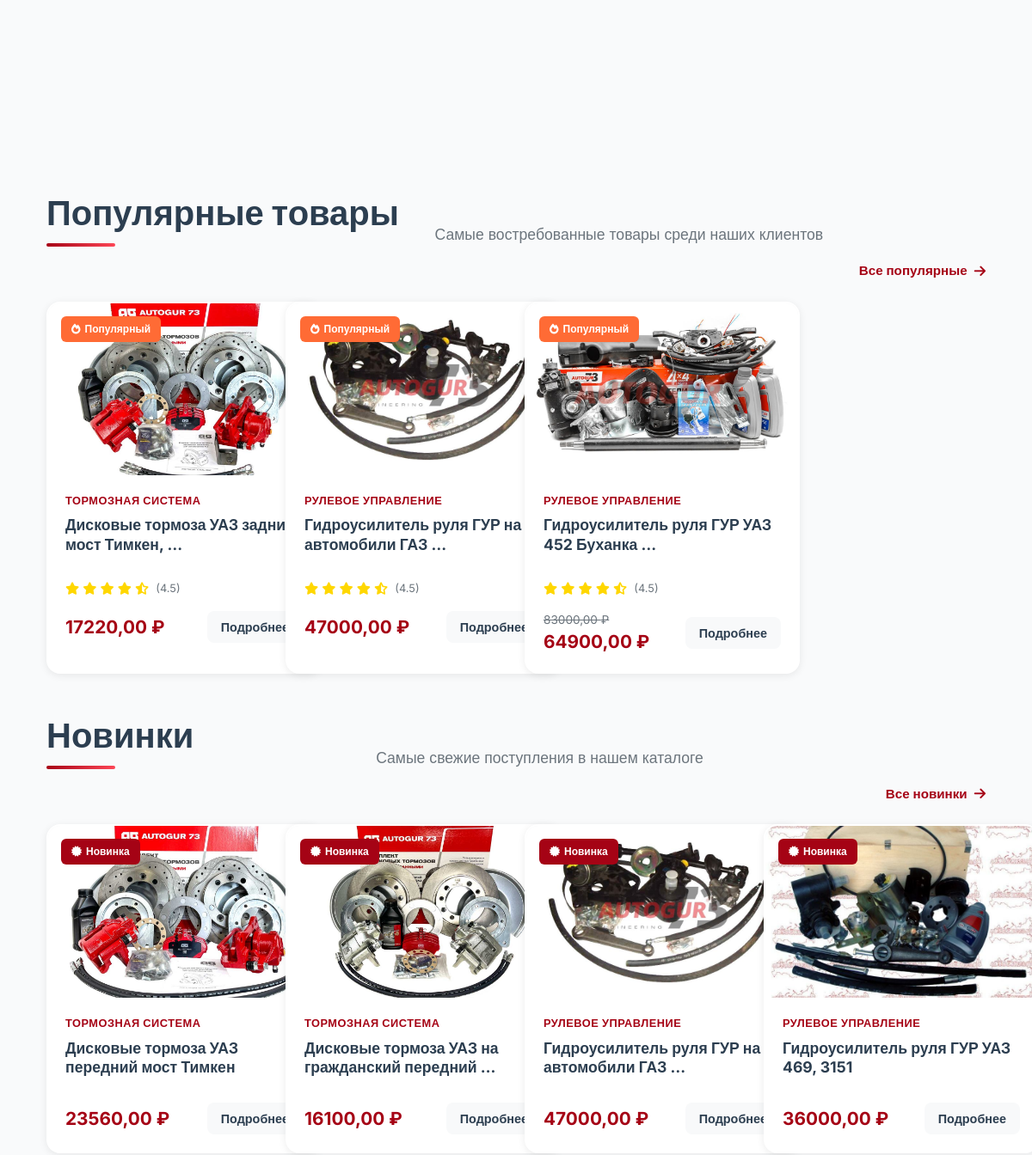
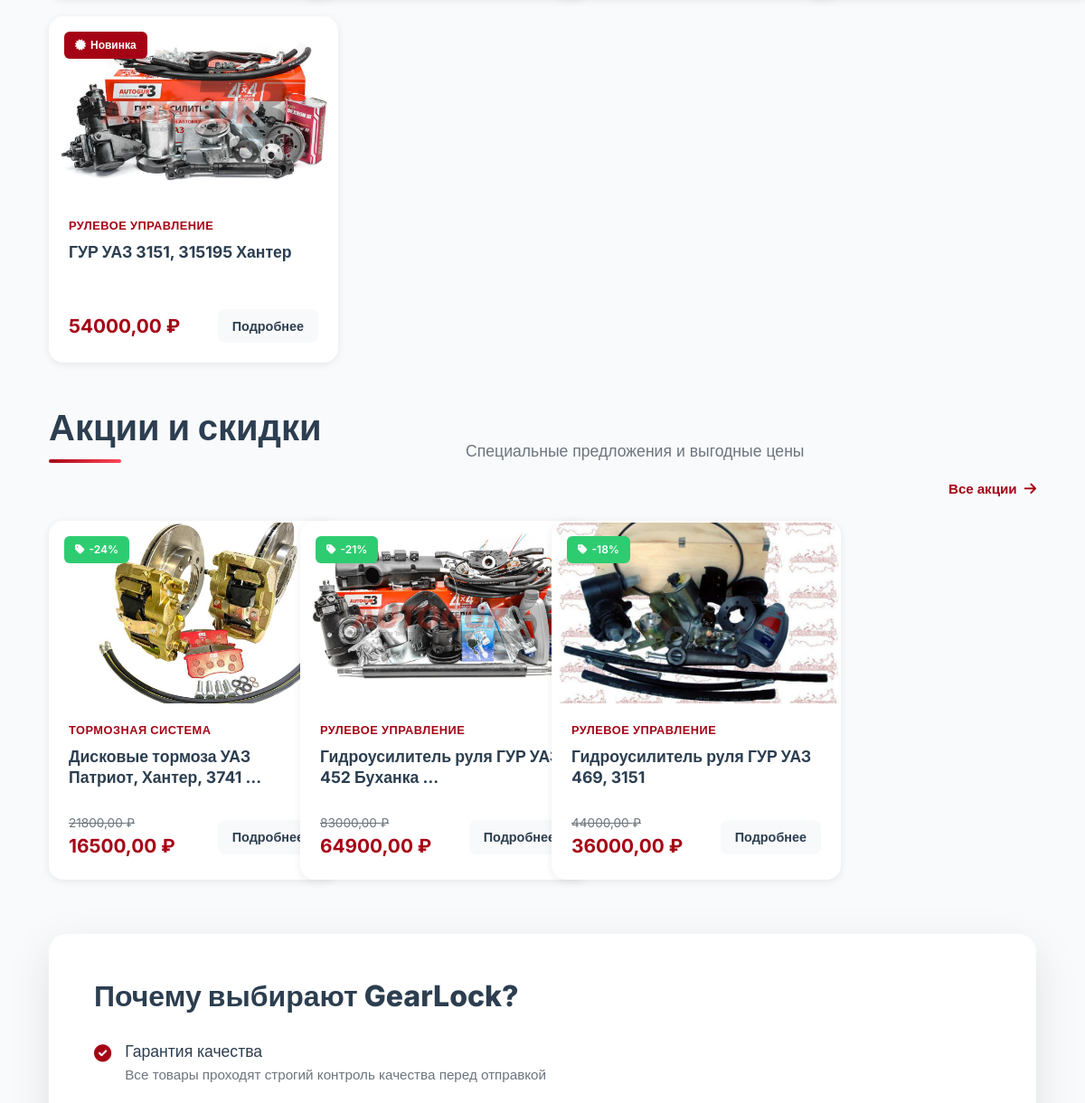
/ (middle part), run on an earlier commit of the app's database (2 pictures, top to bottom).
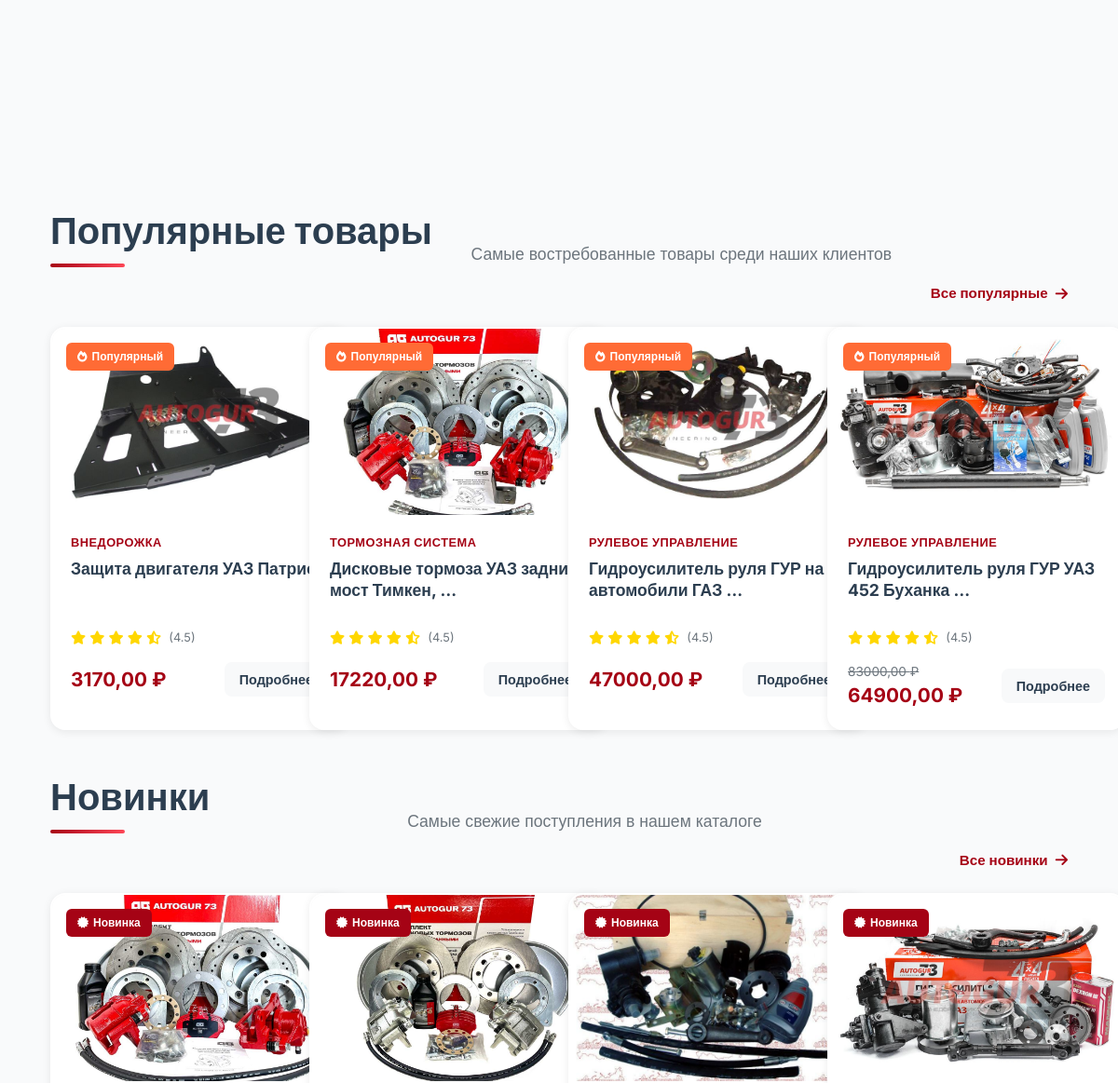
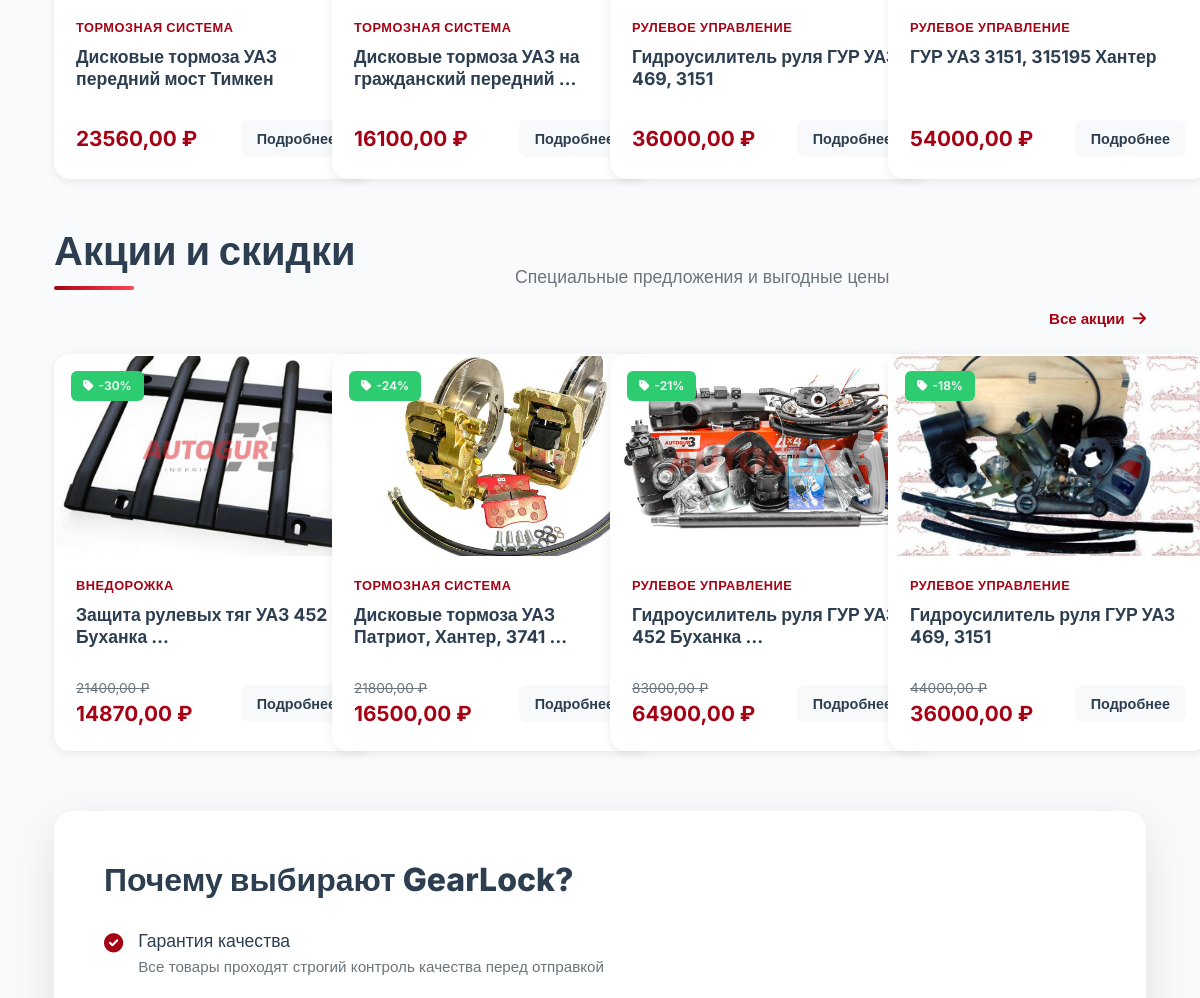
And on a later commit of the database (2 pictures, top to bottom).
### catalog/models.py (models this page shows, shortened)
class Product(models.Model):
    AVAILABILITY_CHOICES = [
        ('in_stock', 'В наличии'),
        ('limited', 'Мало'),
        ('out_of_stock', 'Нет в наличии'),
        ('preorder', 'Под заказ'),
    ]
    name = models.CharField('Название', max_length=200)
    slug = models.SlugField('URL', max_length=200, unique=True, blank=True)  # Добавили blank=True
    category = models.ForeignKey(Category, on_delete=models.CASCADE,
                               related_name='products')
    brand = models.ForeignKey(Brand, on_delete=models.CASCADE,
                            related_name='products', null=True, blank=True)
    sku = models.CharField('Артикул', max_length=50, unique=True)
    price = models.DecimalField('Цена', max_digits=10, decimal_places=2)
    old_price = models.DecimalField('Старая цена', max_digits=10,
                                   decimal_places=2, null=True, blank=True)
    description = models.TextField('Описание')
    features = models.TextField('Характеристики', blank=True)
    availability = models.CharField('Наличие', max_length=20,
                                  choices=AVAILABILITY_CHOICES, default='in_stock')
    quantity = models.IntegerField('Количество', default=0)
    is_active = models.BooleanField('Активный', default=True)
    is_new = models.BooleanField('Новинка', default=False)
    is_sale = models.BooleanField('Распродажа', default=False)
    is_featured = models.BooleanField('Рекомендуемый', default=False)
    created_at = models.DateTimeField('Дата создания', auto_now_add=True)
    updated_at = models.DateTimeField('Дата обновления', auto_now=True)
    class Meta:
        verbose_name = 'Товар'
        verbose_name_plural = 'Товары'
        ordering = ['-created_at']
    @property
    def discount_percent(self):
        if self.old_price and self.old_price > self.price:
            return int((1 - self.price / self.old_price) * 100)
        return 0
    @property
    def main_image(self):
        image = self.images.filter(is_main=True).first()
        if image:
            return image.image
        return None

class ProductImage(models.Model):
    product = models.ForeignKey(Product, on_delete=models.CASCADE,
                              related_name='images')
    image = models.ImageField('Изображение', upload_to='products/')
    is_main = models.BooleanField('Основное', default=False)
    order = models.IntegerField('Порядок', default=0)
    class Meta:
        verbose_name = 'Изображение товара'
        verbose_name_plural = 'Изображения товаров'
        ordering = ['is_main', 'order']

class Category(models.Model):
    name = models.CharField('Название', max_length=200)
    slug = models.SlugField('URL', max_length=200, unique=True, blank=True)
    parent = models.ForeignKey('self', on_delete=models.CASCADE,
                             null=True, blank=True, related_name='children')
    image = models.ImageField('Изображение', upload_to='categories/', null=True, blank=True)
    description = models.TextField('Описание', blank=True)
    order = models.IntegerField('Порядок', default=0)
    class Meta:
        verbose_name = 'Категория'
        verbose_name_plural = 'Категории'
        ordering = ['order', 'name']

### catalog/views.py (the view)
# urls.py: path('', views.home, name='home'),  # /catalog/
def home(request):
    categories = Category.objects.filter(parent__isnull=True).exclude(slug='').prefetch_related('children')
    featured_products = Product.objects.filter(
        is_active=True,
        is_featured=True
    )[:8]
    new_products = Product.objects.filter(
        is_active=True,
        is_new=True
    )[:8]
    sale_products = Product.objects.filter(
        is_active=True,
        is_sale=True
    ).exclude(old_price__isnull=True)[:8]
    main_categories = categories[:6]
    context = {
        'featured_products': featured_products,
        'new_products': new_products,
        'sale_products': sale_products,
        'categories': main_categories,
    }
    return render(request, 'catalog/home.html', context)

### cart/cart.py (called while the page is built)
    def get_total_price(self):
        return sum(
            float(item['price']) * item['quantity']
            for item in self.cart.values()
        )

    def __len__(self):
        return sum(item['quantity'] for item in self.cart.values())

### cart/context_processors.py (called while the page is built)
def cart(request):
    return {'cart': Cart(request)}

### catalog/context_processors.py (called while the page is built)
def categories(request):
    main_categories = Category.objects.filter(
        parent__isnull=True
    ).exclude(
        slug=''
    ).exclude(
        slug__isnull=True
    ).prefetch_related('children').order_by('order', 'name')
    return {
        'categories': main_categories,
        'all_categories': Category.objects.exclude(slug='').exclude(slug__isnull=True)
    }

### templates/catalog/home.html (shortened to what this page needs)
{% extends 'base.html' %}
{% block content %}
<section class="categories-section mb-5">
    <div class="container">
        <div class="categories-grid">
        </div>
    </div>
</section>
<section class="products-section mb-5">
    <div class="container">
        <div class="section-header mb-4">
            <h2 class="section-title">Популярные товары</h2>
            <p class="section-subtitle">Самые востребованные товары среди наших клиентов</p>
            <a href="{% url 'catalog:product_list' %}?sort=popular" class="view-all-link">
                Все популярные
                <i class="fas fa-arrow-right"></i>
            </a>
        </div>
        <div class="products-grid">
            {% for product in featured_products %}
            <div class="product-card">
                <div class="product-badge popular">
                    <i class="fas fa-fire"></i>
                    Популярный
                </div>
                <div class="product-image">
                    {% if product.main_image %}
                        <img src="{{ product.main_image.url }}" alt="{{ product.name }}">
                    {% else %}
                        <img src="https://via.placeholder.com/300x200?text=GearLock" alt="{{ product.name }}">
                    {% endif %}
                </div>
                <div class="product-content">
                    <span class="product-category">{{ product.category.name }}</span>
                    <h3 class="product-title">{{ product.name|truncatewords:6 }}</h3>
                    <div class="product-rating">
                        <div class="stars">
                            <i class="fas fa-star"></i>
                            <i class="fas fa-star"></i>
                            <i class="fas fa-star"></i>
                            <i class="fas fa-star"></i>
                            <i class="fas fa-star-half-alt"></i>
                        </div>
                        <span class="rating-count">({{ product.rating|default:'4.5' }})</span>
                    </div>
                    <div class="product-footer">
                        <div class="product-price">
                            {% if product.old_price %}
                            <span class="old-price">{{ product.old_price }} ₽</span>
                            {% endif %}
                            <span class="current-price">{{ product.price }} ₽</span>
                        </div>
                        <div class="product-actions">
                            <a href="{% url 'catalog:product_detail' product.slug %}" class="btn-details">
                                Подробнее
                            </a>
                        </div>
                    </div>
                </div>
            </div>
            {% endfor %}
        </div>
    </div>
</section>
<section class="products-section mb-5">
    <div class="container">
        <div class="section-header mb-4">
            <h2 class="section-title">Новинки</h2>
            <p class="section-subtitle">Самые свежие поступления в нашем каталоге</p>
            <a href="{% url 'catalog:product_list' %}?sort=new" class="view-all-link">
                Все новинки
                <i class="fas fa-arrow-right"></i>
            </a>
        </div>
        <div class="products-grid">
            {% for product in new_products %}
            <div class="product-card">
                <div class="product-badge new">
                    <i class="fas fa-certificate"></i>
                    Новинка
                </div>
                <div class="product-image">
                    {% if product.main_image %}
                        <img src="{{ product.main_image.url }}" alt="{{ product.name }}">
                    {% else %}
                        <img src="https://via.placeholder.com/300x200?text=GearLock" alt="{{ product.name }}">
                    {% endif %}
                </div>
                <div class="product-content">
                    <span class="product-category">{{ product.category.name }}</span>
                    <h3 class="product-title">{{ product.name|truncatewords:6 }}</h3>
                    <div class="product-footer">
                        <div class="product-price">
                            <span class="current-price">{{ product.price }} ₽</span>
                        </div>
                        <div class="product-actions">
                            <a href="{% url 'catalog:product_detail' product.slug %}" class="btn-details">
                                Подробнее
                            </a>
                        </div>
                    </div>
                </div>
            </div>
            {% endfor %}
        </div>
    </div>
</section>
<section class="products-section mb-5" id="sale-section">
    <div class="container">
        <div class="section-header mb-4">
            <h2 class="section-title">Акции и скидки</h2>
            <p class="section-subtitle">Специальные предложения и выгодные цены</p>
            <a href="{% url 'catalog:product_list' %}?on_sale=true" class="view-all-link">
                Все акции
                <i class="fas fa-arrow-right"></i>
            </a>
        </div>
        <div class="products-grid">
            {% for product in sale_products %}
            <div class="product-card">
                <div class="product-badge sale">
                    <i class="fas fa-tag"></i>
                    -{{ product.discount_percent|default:"20" }}%
                </div>
                <div class="product-image">
                <img src="{{ product.main_image.url }}" alt="{{ product.name }}">
                </div>
                <div class="product-content">
                    <span class="product-category">{{ product.category.name }}</span>
                    <h3 class="product-title">{{ product.name|truncatewords:6 }}</h3>
                    <div class="product-footer">
                        <div class="product-price">
                            <span class="old-price">{{ product.old_price }} ₽</span>
                            <span class="current-price">{{ product.price }} ₽</span>
                        </div>
                        <div class="product-actions">
                            <a href="{% url 'catalog:product_detail' product.slug %}" class="btn-details">
                                Подробнее
                            </a>
                        </div>
                    </div>
                </div>
            </div>
            {% endfor %}
        </div>
    </div>
</section>
<section class="about-section mb-5">
    <div class="container">
        <div class="about-card">
            <div class="about-content">
                <h2 class="about-title">Почему выбирают GearLock?</h2>
                <div class="about-features">
                    <div class="about-feature">
                        <i class="fas fa-check-circle"></i>
                        <div>
                            <h4>Гарантия качества</h4>
                            <p>Все товары проходят строгий контроль качества перед отправкой</p>
                        </div>
                    </div>
                </div>
            </div>
        </div>
    </div>
</section>
{% endblock %}

### templates/base.html (shortened to what this page needs)
{% load static %}
<!DOCTYPE html>
<html lang="ru">
<head>
    <link href="https://cdn.jsdelivr.net/npm/bootstrap@5.1.3/dist/css/bootstrap.min.css" rel="stylesheet">
    <link rel="stylesheet" href="https://cdnjs.cloudflare.com/ajax/libs/font-awesome/6.0.0/css/all.min.css">
    <link rel="stylesheet" href="/static/css/style.css">
</head>
<body>
    <main class="py-4">
        <div class="container">
            {% block content %}{% endblock %}
        </div>
    </main>
</body>
</html>

What changed in the data, as far as the page shows it:
no longer on one of the page's lists (row edited): Product: category.name "РУЛЕВОЕ УПРАВЛЕНИЕ", name "Гидроусилитель руля ГУР на автомобили ГАЗ …", price "47000,00"
added Product: main_image (picture), category.name "ВНЕДОРОЖКА", name "Защита двигателя УАЗ Патриот", rating "4.5", price "3170,00", shown under "Популярные товары"
added Product: discount_percent "30", main_image (picture), category.name "ВНЕДОРОЖКА", name "Защита рулевых тяг УАЗ 452 Буханка …", old_price "21400,00", price "14870,00", shown under "Акции и скидки"
